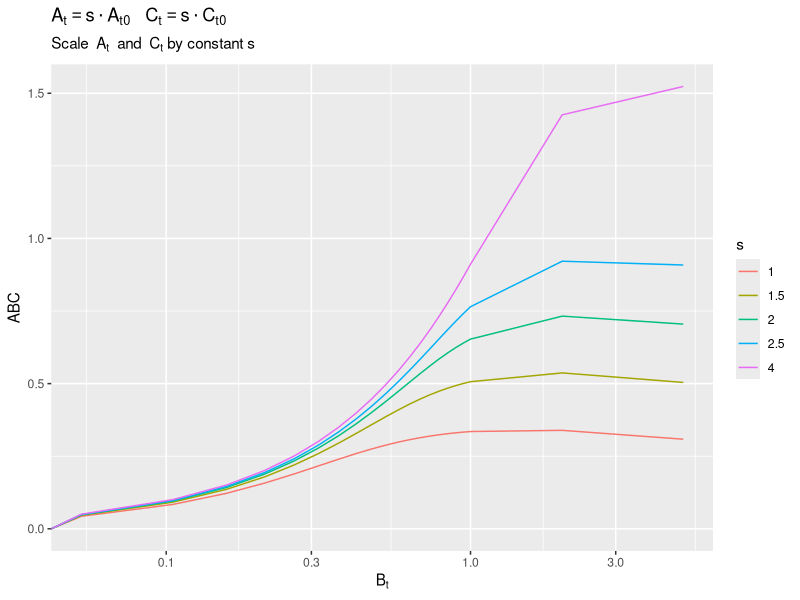
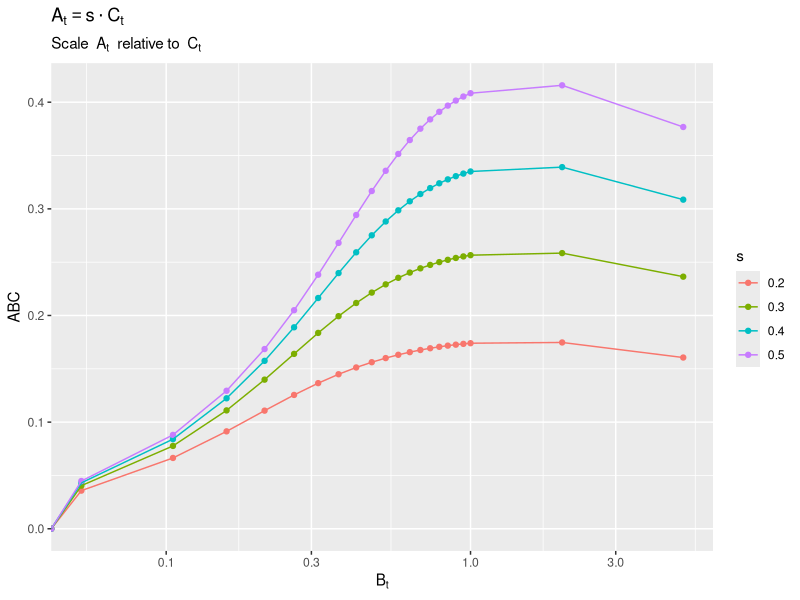
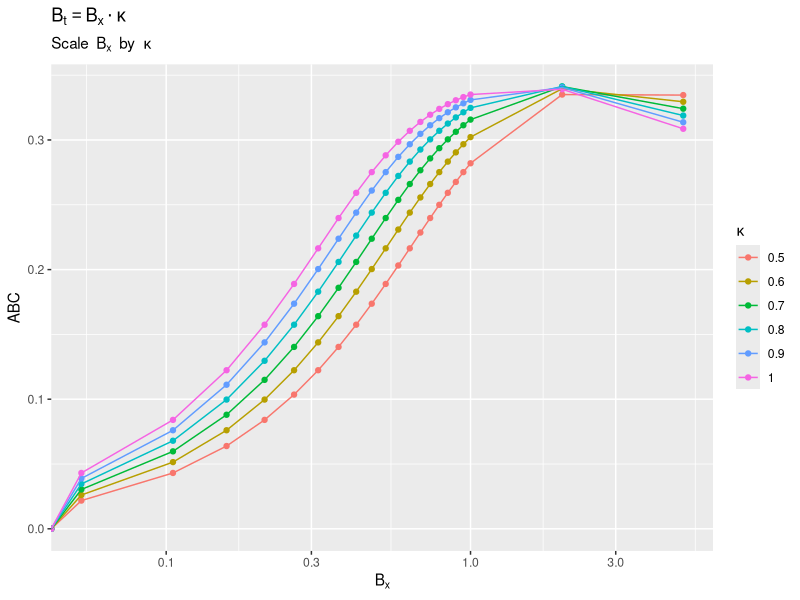
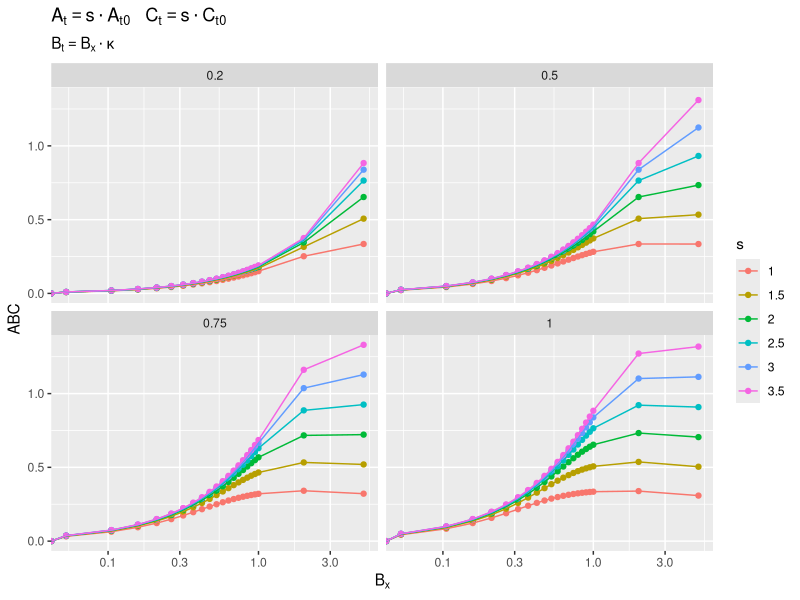
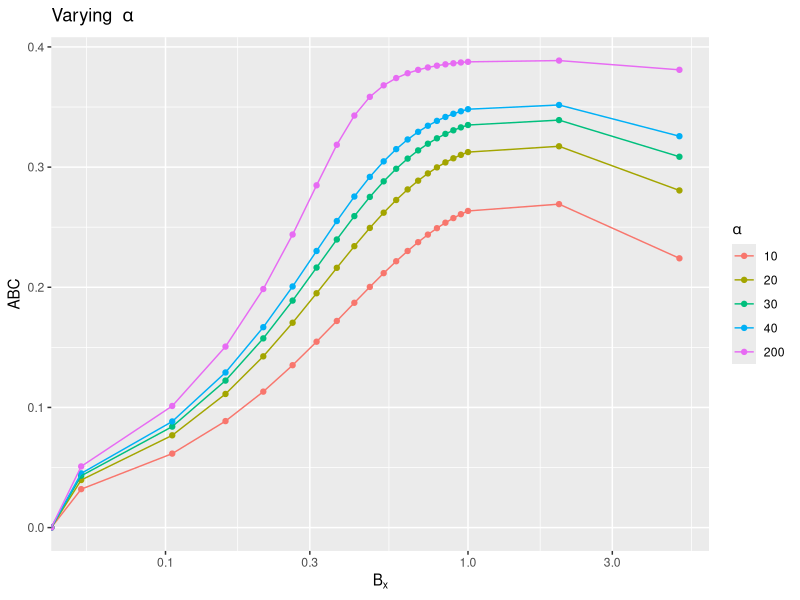

Write R code to recreate these figures, in order. (Note: this script raises an error after producing the figures.)
## ---- chunk 1
knitr::opts_chunk$set(echo = TRUE)
## ---- chunk 2
library(nleqslv)
library(dplyr)
library(ggplot2)
## ---- chunk 3
equilibrium_f <- function(x, parms) {
  A_t <- parms[1]
  B_t <- parms[2]
  C_t <- parms[3]
  K_AB <- parms[4]
  K_BC <- parms[5]
  alpha <- parms[6]

  A <- exp(x[1])
  C <- exp(x[2])
  ABC <- exp(x[3])

  F1 <- A + K_BC * ABC / (alpha * C) + ABC - A_t
  F2 <- K_AB * K_BC * ABC / (alpha * A * C) + K_BC * ABC / (alpha * C) + K_AB * ABC / (alpha * A) + ABC - B_t
  F3 <- C + K_AB * ABC / (alpha * A) + ABC - C_t
  return(c(F1 = F1, F2 = F2, F3 = F3))
}

equilibrium_jac <- function(x, parms) {
  K_AB <- parms[4]
  K_BC <- parms[5]
  alpha <- parms[6]

  A <- exp(x[1])
  C <- exp(x[2])
  ABC <- exp(x[3])

  df_dy <- rbind(
    c(A, -K_BC * ABC / (alpha * C), K_BC * ABC / (alpha * C) + ABC),
    c(
      -K_AB * K_BC * ABC / (alpha * A * C) - K_AB * ABC / (alpha * A),
      -K_AB * K_BC * ABC / (alpha * A * C) - K_BC * ABC / (alpha * C),
      K_AB * K_BC * ABC / (alpha * A * C) + K_BC * ABC / (alpha * C) + K_AB * ABC / (alpha * A) + ABC
    ),
    c(-K_AB * ABC / (alpha * A), C, K_AB * ABC / (alpha * A) + ABC)
  )
  return(df_dy)
}

noncoop_f <- function(parms) {
  A_t <- parms[1]
  B_t <- parms[2]
  C_t <- parms[3]
  K_AB <- parms[4]
  K_BC <- parms[5]

  A <- A_t - (A_t + B_t + K_AB - sqrt((A_t + B_t + K_AB)**2 - 4 * A_t * B_t)) / 2
  C <- C_t - (C_t + B_t + K_BC - sqrt((C_t + B_t + K_BC)**2 - 4 * C_t * B_t)) / 2

  phi_AB <- A_t - A
  phi_BC <- C_t - C
  ABC <- ifelse(B_t == 0, 1e-19, phi_AB * phi_BC / B_t)
  return(c(A, C, ABC))
}

wrap_solve <- function(parms) {
  noncoop_sols <- noncoop_f(head(parms, -1))
  init_guess <- log(noncoop_sols)
  equilibrium_roots <- nleqslv(
    x = init_guess,
    fn = equilibrium_f,
    jac = equilibrium_jac,
    parms = parms
  )
  return(exp(equilibrium_roots$x[3]))
}

## ---- chunk 4
C_t <- 1
B_x <- c(seq(0, 1, length.out = 20), 2, 5)
A_t <- C_t * 0.4
K_AB <- 1.8
K_BC <- 0.25
alpha <- 30
kappa <- 1
beta <- 1
N <- length(B_x)
## ---- chunk 5
s <- c(1, 1.5, 2, 2.5, 4)
N_s <- length(s)

ABC <- numeric(N * N_s)
s_factor <- numeric(N * N_s)
for (j in 1:N_s) {
  for (i in 1:N) {
    B_t <- B_x[i] * kappa
    ABC[(j-1)*N + i] <- wrap_solve(c(s[j]*A_t, B_t, s[j]*C_t, K_AB, K_BC, alpha))
    s_factor[(j-1)*N + i] <- s[j]
  }
}

df1 <- data.frame(
  ABC = ABC,
  s_factor = s_factor,
  B_x = rep(B_x, N_s)
)
## ---- chunk 6
ggplot(df1, aes(x = B_x, y = ABC, color = factor(s_factor))) +
  geom_line() +
  scale_x_log10() +
  labs(title = bquote(A[t] == s %.% A[t0] ~ " " ~ C[t] == s %.% C[t0]),
       subtitle = expression("Scale " ~ A[t] ~" and "~ C[t] ~ "by constant s"),
       x = bquote(B[t])) +
  labs(color = "s")
## ---- chunk 7
s <- c(0.2, 0.3, 0.4, 0.5)
N_s <- length(s)

ABC <- numeric(N * N_s)
s_factor <- numeric(N * N_s)
for (j in 1:N_s) {
  for (i in 1:N) {
    B_t <- B_x[i] * kappa
    ABC[(j-1)*N + i] <- wrap_solve(c(s[j]*C_t, B_t, C_t, K_AB, K_BC, alpha))
    s_factor[(j-1)*N + i] <- s[j]
  }
}

df5 <- data.frame(
  ABC = ABC,
  s_factor = s_factor,
  B_x = rep(B_x, N_s)
)
## ---- chunk 8
ggplot(df5, aes(x = B_x, y = ABC, color = factor(s_factor))) +
  geom_point() +
  geom_line() +
  scale_x_log10() +
  labs(title = bquote(A[t] == s %.% C[t]),
       subtitle = expression("Scale " ~ A[t] ~" relative to "~ C[t]),
       x = bquote(B[t])) +
  labs(color = "s")
## ---- chunk 9
k <- c(0.5, .6, .7, .8, .9, 1)
N_k <- length(k)

ABC <- numeric(N * N_k)
k_factor <- numeric(N * N_k)
for (j in 1:N_k) {
  for (i in 1:N) {
    B_t <- B_x[i] * k[j]
    ABC[(j-1)*N + i] <- wrap_solve(c(A_t, B_t, C_t, K_AB, K_BC, alpha))
    k_factor[(j-1)*N + i] <- k[j]
  }
}

df2 <- data.frame(
  ABC = ABC,
  k_factor = k_factor,
  B_x = rep(B_x, N_k)
)
## ---- chunk 10
ggplot(df2, aes(x = B_x, y = ABC, color = factor(k_factor))) +
  geom_point() +
  geom_line() +
  scale_x_log10() +
  labs(title = bquote(B[t] == B[x] %.% kappa),
       subtitle = expression("Scale " ~ B[x] ~ " by " ~ kappa),
       x = bquote(B[x])) +
  labs(color = bquote(kappa))
## ---- chunk 11
k <- c(0.2, .5, .75, 1)
N_k <- length(k)

s <- c(1, 1.5, 2, 2.5, 3, 3.5)
N_s <- length(s)

ABC <- numeric(N * N_s * N_k)
k_factor <- numeric(N * N_s * N_k)
s_factor <- numeric(N * N_s * N_k)

for (q in 1:N_k) {
  for (j in 1:N_s) {
    for (i in 1:N) {
      B_t <- B_x[i] * k[q]
      ABC[(q-1)*N_s*N + (j-1)*N + i] <- wrap_solve(c(s[j]*A_t, B_t, s[j]*C_t, K_AB, K_BC, alpha))
      k_factor[(q-1)*N_s*N + (j-1)*N + i] <- k[q]
      s_factor[(q-1)*N_s*N + (j-1)*N + i] <- s[j]
    }
  }
}

df3 <- data.frame(
  ABC = ABC,
  k_factor = k_factor,
  s_factor = s_factor,
  B_x = rep(B_x, N_k * N_s)
)
## ---- chunk 12
ggplot(df3, aes(x = B_x, y = ABC, color = factor(s_factor))) +
  geom_point() +
  geom_line() +
  scale_x_log10() +
  facet_wrap(factor(k_factor)) +
  labs(title = bquote(A[t] == s %.% A[t0] ~ " " ~ C[t] == s %.% C[t0]),
       subtitle = bquote(B[t] == B[x] %.% kappa),
       x = bquote(B[x])) +
  labs(color = "s")
## ---- chunk 13
alpha_x <- c(10, 20, 30, 40, 200)
N_a <- length(alpha_x)

ABC <- numeric(N * N_a)
a_factor <- numeric(N * N_a)
for (j in 1:N_a) {
  for (i in 1:N) {
    B_t <- B_x[i] * kappa
    ABC[(j-1)*N + i] <- wrap_solve(c(A_t, B_t, C_t, K_AB, K_BC, alpha_x[j]))
    a_factor[(j-1)*N + i] <- alpha_x[j]
  }
}

df4 <- data.frame(
  ABC = ABC,
  a_factor = a_factor,
  B_x = rep(B_x, N_a),
  construct = rep(seq(1,5), each = N)
)
## ---- chunk 14
ggplot(df4, aes(x = B_x, y = ABC, color = factor(a_factor))) +
  geom_point() +
  geom_line() +
  scale_x_log10() +
  labs(title = bquote("Varying "~alpha),
       x = bquote(B[x])) +
  labs(color = bquote(alpha))
## ---- chunk 15
fit1 <- stan(file = "test_equilibrium.stan", algorithm = "Fixed_param", 
             data = list(N = nrow(df4),
                         N_construct = length(unique(df4$a_factor)),
                         K_Ds = c(K_AB, K_BC),
                         B_x = df4$B_x,
                         construct = df4$construct),
             iter = 1, chains = 1)

# extract(fit1)
